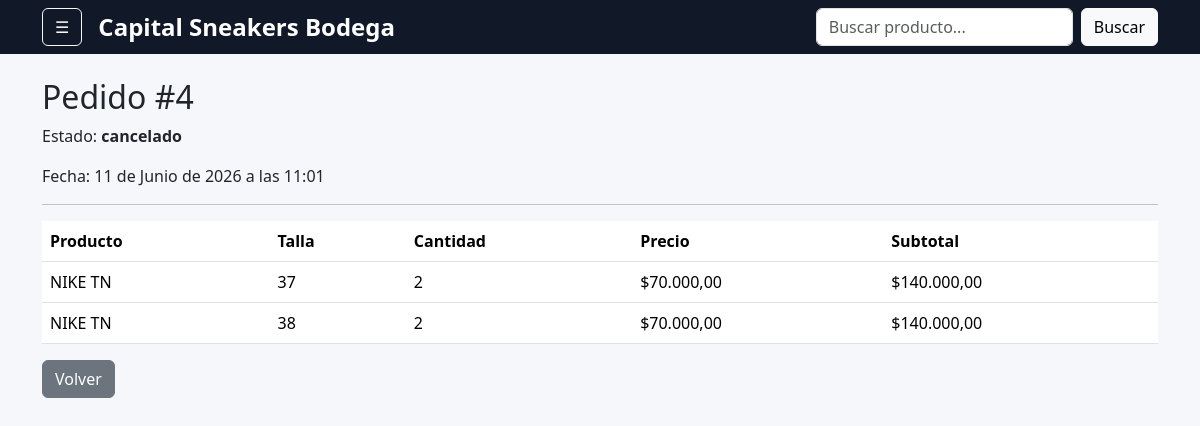
The app's page /pedidos/detalle/4/ (signed in) with its own data.
### pedidos/models.py (models this page shows, shortened)
class Pedido(models.Model):
    ESTADOS = (
    ('pendiente', 'Pendiente'),
    ('aprobado', 'Aprobado'),
    ('entregado', 'Entregado'),
    ('pagado', 'Pagado'),
    ('devuelto', 'Devuelto'),
    ('cancelado', 'Cancelado'),
)
    cliente = models.ForeignKey(
        User,
        on_delete=models.CASCADE
    )
    fecha = models.DateTimeField(
        auto_now_add=True
    )
    estado = models.CharField(
        max_length=20,
        choices=ESTADOS,
        default='pendiente'
    )

class DetallePedido(models.Model):
    pedido = models.ForeignKey(
        Pedido,
        on_delete=models.CASCADE,
        related_name='detalles'
    )
    producto = models.ForeignKey(
        Producto,
        on_delete=models.CASCADE
    )
    talla = models.ForeignKey(
        Talla,
        on_delete=models.CASCADE
    )
    cantidad = models.IntegerField()
    precio = models.DecimalField(
        max_digits=12,
        decimal_places=2
    )
    precio_compra = models.DecimalField(
    max_digits=12,
    decimal_places=2,
    default=0
)
    def subtotal(self):
        return self.cantidad * self.precio

### catalogo/models.py (models this page shows, shortened)
class Producto(models.Model):
    nombre = models.CharField(
        max_length=200
    )
    marca = models.CharField(
        max_length=100,
        blank=True
    )
    referencia = models.CharField(
        max_length=100,
        unique=True
    )
    codigo_barras = models.CharField(
        max_length=20,
        blank=True,
        null=True
    )
    precio_compra = models.DecimalField(
        max_digits=12,
        decimal_places=2,
        default=0
    )
    precio = models.DecimalField(
        max_digits=12,
        decimal_places=2
    )
    imagen = models.ImageField(
        upload_to='productos/',
        blank=True,
        null=True
    )
    activo = models.BooleanField(
        default=True
    )
    creado = models.DateTimeField(
        auto_now_add=True
    )

### inventario/models.py (models this page shows, shortened)
class Talla(models.Model):
    nombre = models.CharField(
        max_length=10,
        unique=True
    )

### pedidos/views.py (the view)
@login_required
def detalle_pedido(request, pedido_id):
    pedido = get_object_or_404(
        Pedido,
        id=pedido_id,
        cliente=request.user
    )
    return render(
        request,
        'pedidos/detalle.html',
        {
            'pedido': pedido
        }
    )

### accounts/context_processors.py (called while the page is built)
def balance_cliente(request):
    if not request.user.is_authenticated:
        return {}
    pedidos = Pedido.objects.filter(
        cliente=request.user
    ).exclude(
        estado='cancelado'
    ).exclude(
        estado='pagado'
    )
    total = 0
    for pedido in pedidos:
        for item in pedido.detalles.all():
            total += item.subtotal()
    return {
        'balance_hoy': total
    }

### templates/pedidos/detalle.html
{% extends 'base.html' %}
{% block content %}
<h2>
Pedido #{{ pedido.id }}
</h2>
<p>
Estado:
<strong>{{ pedido.estado }}</strong>
</p>
<p>
Fecha:
{{ pedido.fecha }}
</p>
<hr>
<table class="table">
    <thead>
        <tr>
            <th>Producto</th>
            <th>Talla</th>
            <th>Cantidad</th>
            <th>Precio</th>
            <th>Subtotal</th>
        </tr>
    </thead>
    <tbody>
        {% for item in pedido.detalles.all %}
        <tr>
            <td>
                {{ item.producto.nombre }}
            </td>
            <td>
                {{ item.talla.nombre }}
            </td>
            <td>
                {{ item.cantidad }}
            </td>
            <td>
                ${{ item.precio }}
            </td>
            <td>
                ${{ item.subtotal }}
            </td>
        </tr>
        {% endfor %}
    </tbody>
</table>
<a
href="/pedidos/resumen/"
class="btn btn-secondary">
Volver
</a>
{% endblock %}

### templates/base.html (style rules this page uses)
body { background:#f5f7fa; }

### records on screen
Pedido: id "4", estado "cancelado", fecha "11 de Junio de 2026 a las 11:01"
DetallePedido: producto.nombre "NIKE TN", talla.nombre "37", cantidad "2", precio "70.000,00", subtotal "140.000,00"
DetallePedido: producto.nombre "NIKE TN", talla.nombre "38", cantidad "2", precio "70.000,00", subtotal "140.000,00"
